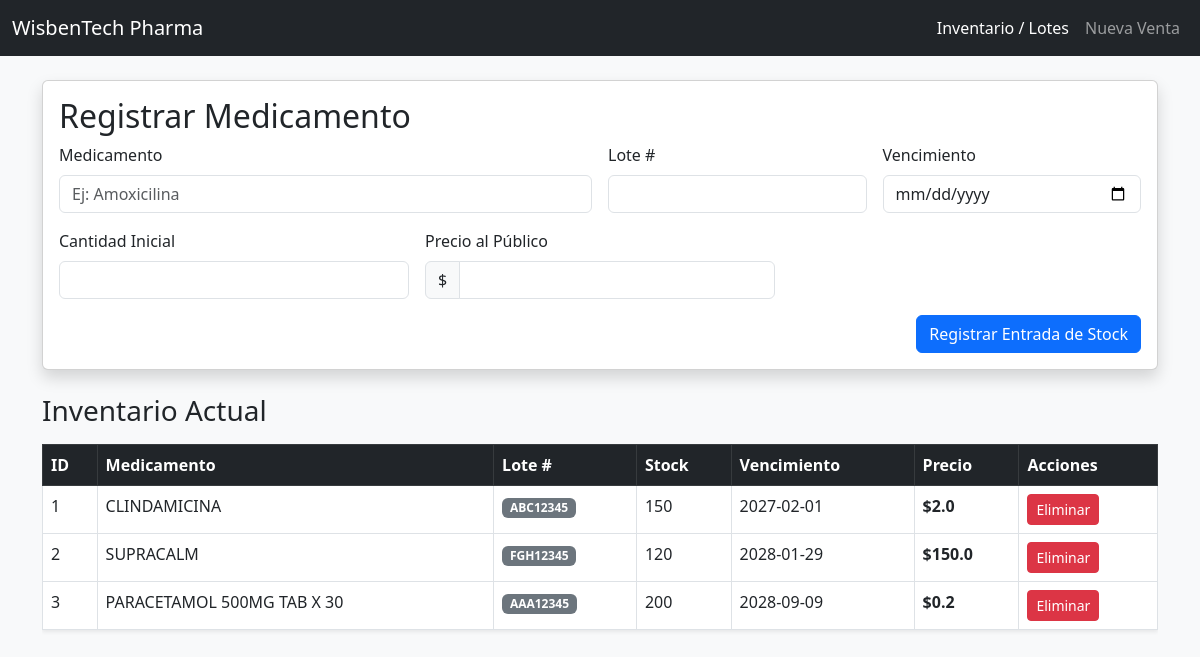
The page / on the database its author committed.
### tables this page shows
CREATE TABLE lotes (
            id INTEGER PRIMARY KEY AUTOINCREMENT,
            producto_id INTEGER,
            codigo_lote TEXT NOT NULL,
            stock INTEGER NOT NULL,
            fecha_vence DATE NOT NULL,
            precio REAL,
            FOREIGN KEY (producto_id) REFERENCES productos (id)
        );

CREATE TABLE productos (
            id INTEGER PRIMARY KEY AUTOINCREMENT,
            nombre TEXT NOT NULL UNIQUE
        );

### app.py (the view)
@app.route('/')
def home():
    conexion = conectar_db()
    cursor = conexion.cursor()
    query = '''
        SELECT l.id, p.nombre, l.codigo_lote, l.stock, l.fecha_vence, l.precio
        FROM lotes l
        JOIN productos p ON l.producto_id = p.id
    '''
    cursor.execute(query)
    lista_lotes = cursor.fetchall()
    conexion.close()
    return render_template('index.html', medicamentos=lista_lotes)

### app.py (called while the page is built)
def conectar_db():
    conexion = sqlite3.connect('farmacia.db')
    return conexion

### templates/index.html (shortened to what this page needs)
<!DOCTYPE html>
<html lang="es">
<head>
    <link href="https://cdn.jsdelivr.net/npm/bootstrap@5.3.0/dist/css/bootstrap.min.css" rel="stylesheet">
</head>
<body class="bg-light">
    <nav class="navbar navbar-expand-lg navbar-dark bg-dark mb-4">
        <div class="container-fluid">
            <a class="navbar-brand" href="/">WisbenTech Pharma</a>
            <div class="navbar-nav">
                <a class="nav-link active" href="/">Inventario / Lotes</a>
                <a class="nav-link" href="/ventas">Nueva Venta</a>
            </div>
        </div>
    </nav>
    <main class="container">
        <section class="card shadow mb-4">
            <div class="card-body">
                <h2 class="card-title">Registrar Medicamento</h2>
                <form action="/agregar" method="POST" class="row g-3">
                    <div class="col-md-6">
                        <label class="form-label">Medicamento</label>
                        <input type="text" name="nombre" class="form-control" placeholder="Ej: Amoxicilina" required>
                    </div>
                    <div class="col-md-3">
                        <label class="form-label">Lote #</label>
                        <input type="text" name="lote" class="form-control" required>
                    </div>
                    <div class="col-md-3">
                        <label class="form-label">Vencimiento</label>
                        <input type="date" name="vencimiento" class="form-control" required>
                    </div>
                    <div class="col-md-4">
                        <label class="form-label">Cantidad Inicial</label>
                        <input type="number" name="cantidad" class="form-control" required>
                    </div>
                    <div class="col-md-4">
                        <label class="form-label">Precio al Público</label>
                        <div class="input-group">
                            <span class="input-group-text">$</span>
                            <input type="number" step="0.01" name="precio" class="form-control" required>
                        </div>
                    </div>
                    <div class="col-12 text-end">
                        <button type="submit" class="btn btn-primary">Registrar Entrada de Stock</button>
                    </div>
                </form>
            </div>
        </section>
        <section>
            <h3 class="mb-3">Inventario Actual</h3>
            <div class="table-responsive">
                <table class="table table-hover table-bordered bg-white shadow-sm">
                    <thead class="table-dark">
                        <tr>
                            <th>ID</th>
                            <th>Medicamento</th>
                            <th>Lote #</th>
                            <th>Stock</th>
                            <th>Vencimiento</th>
                            <th>Precio</th>
                            <th>Acciones</th>
                        </tr>
                    </thead>
                    <tbody>
                        {% for med in medicamentos %}
                        <tr>
                            <td>{{ med[0] }}</td>
                            <td>{{ med[1] }}</td>
                            <td><span class="badge bg-secondary">{{ med[2] }}</span></td>
                            <td>{{ med[3] }}</td>
                            <td>{{ med[4] }}</td>
                            <td><strong>${{ med[5] }}</strong></td>
                            <td>
                                <a href="/eliminar/{{ med[0] }}" class="btn btn-danger btn-sm">Eliminar</a>
                            </td>
                        </tr>
                        {% endfor %}
                    </tbody>
                </table>
            </div>
        </section>
    </main>
</body>
</html>

### rows shown on the page
lotes: id "1", nombre "CLINDAMICINA", codigo_lote "ABC12345", stock "150", fecha_vence "2027-02-01", precio "2.0"
lotes: id "2", nombre "SUPRACALM", codigo_lote "FGH12345", stock "120", fecha_vence "2028-01-29", precio "150.0"
lotes: id "3", nombre "PARACETAMOL 500MG TAB X 30", codigo_lote "AAA12345", stock "200", fecha_vence "2028-09-09", precio "0.2"
